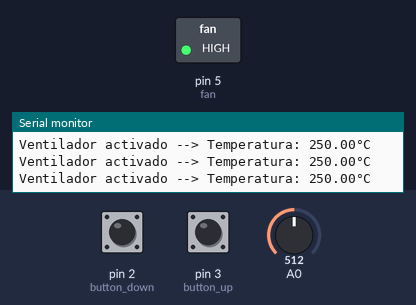
This sketch was run on a simulated Arduino Uno, built with avr-gcc and run on an emulated ATmega328P. Shown: switched loads named in the sketch (green lamp = pin HIGH), the last lines printed to the serial monitor. Inputs (shaded band) come from the test bench; at power-on: A0 = 512, pin 2 (button_down) HIGH, pin 3 (button_up) HIGH.

Above: at 1.8 s.
1.9 s: A0 set to 52
3.4 s: A0 set to 43
At 3.9 s:
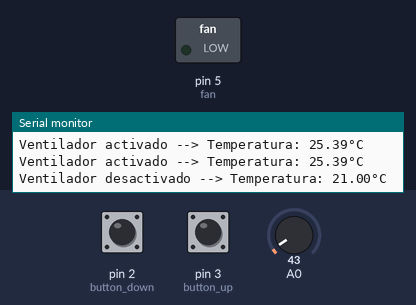
9.7 s: A0 set to 122
At 10.4 s:
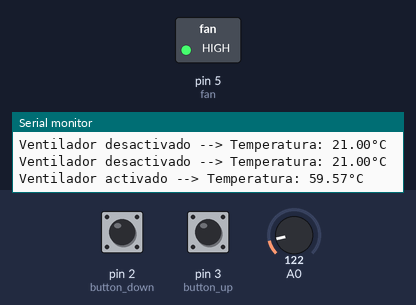
11.5 s: A0 set to 0
At 12.8 s:
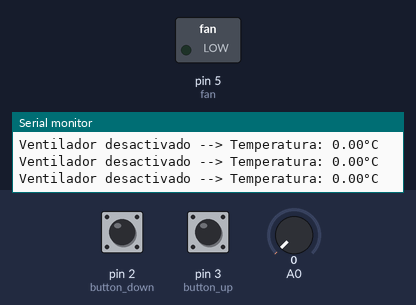
Timing chart, 0 to 14.0 s (numbered marks = the images above; inputs shaded):
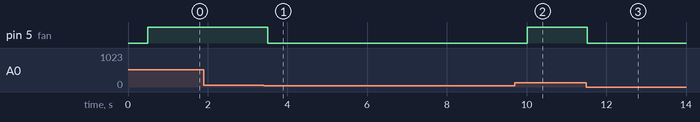

Measured:
- the behaviour switches between 48 and 47 on A0 (found by bisection; images 0 and 1)
- after the input at 3.4 s, pin 5 (fan): HIGH → LOW after 0.10 s
- after the input at 9.7 s, pin 5 (fan): LOW → HIGH after 0.31 s
- after the input at 11.5 s, pin 5 (fan): HIGH → LOW at once

The sketch:

Temperature_control.ino
```cpp
//Define pins
const int button_down = 2;
const int button_up = 3;
const int led = 6;
const int fan  = 5;

//Global variables
float temperature;
float signal_temperature;
float room_temperature = 23;
bool fan_activated = false;
long last_time_down;
long time_gap_down;
long last_time_up;
long time_gap_up;

//SETUP function
void setup() {
  Serial.begin (9600);
  pinMode (fan, OUTPUT);
  pinMode (button_down, INPUT_PULLUP);
  pinMode (button_up, INPUT_PULLUP);
  attachInterrupt (digitalPinToInterrupt(button_down), increase_limit, FALLING);
  attachInterrupt (digitalPinToInterrupt(button_up), decrease_limit, FALLING);

}


//LOOP function
void loop() {
  delay(500);
  signal_temperature = analogRead(A0);
  temperature = (signal_temperature / 1024) * 500;
  fan_action ();
  }

//Function to move the fan
void fan_action() {
  if (temperature > room_temperature){
    digitalWrite (fan, HIGH);
    fan_activated = true;
    Serial.println ("Ventilador activado --> Temperatura: " + String(temperature) + "°C");
  }else{
    digitalWrite (fan, LOW);
    fan_activated  = false;
    Serial.println ("Ventilador desactivado --> Temperatura: " + String(temperature) + "°C");
  }
}


//Function to increase room's temperature
void increase_limit (){
  time_gap_up = millis () - last_time_up;
  last_time_up = millis ();

  if (time_gap_up > 350){
    room_temperature ++;
    Serial.println ("La temperatura ambiente ha subido a: " + String(room_temperature));
  }
}


//Function to decrease room's temperature
void decrease_limit (){
  time_gap_down = millis () - last_time_down;
  last_time_down = millis ();

  if (time_gap_down > 350){
    room_temperature --;
    Serial.println ("La temperatura ambiente ha bajado a: " + String(room_temperature));
  }
}
```
